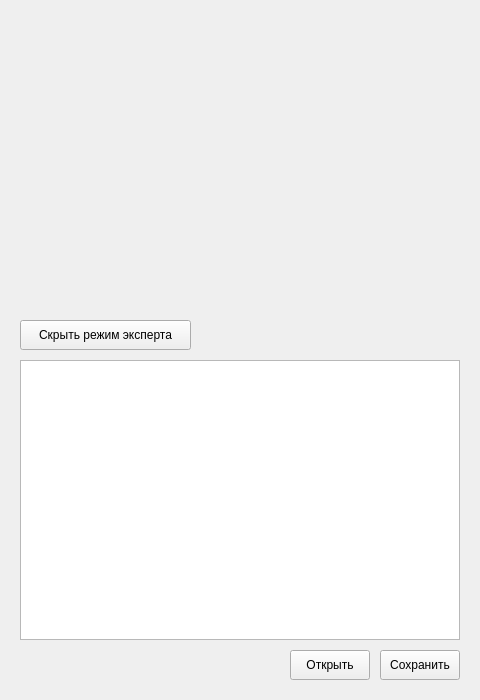
<?xml version="1.0" encoding="UTF-8"?>
<ui version="4.0">
 <class>Form</class>
 <widget class="QWidget" name="Form">
  <property name="geometry">
   <rect>
    <x>0</x>
    <y>0</y>
    <width>480</width>
    <height>700</height>
   </rect>
  </property>
  <property name="windowTitle">
   <string>Form</string>
  </property>
  <widget class="QPushButton" name="saveButton">
   <property name="geometry">
    <rect>
     <x>380</x>
     <y>650</y>
     <width>80</width>
     <height>30</height>
    </rect>
   </property>
   <property name="text">
    <string>Сохранить</string>
   </property>
  </widget>
  <widget class="QPushButton" name="openButton">
   <property name="geometry">
    <rect>
     <x>290</x>
     <y>650</y>
     <width>80</width>
     <height>30</height>
    </rect>
   </property>
   <property name="text">
    <string>Открыть</string>
   </property>
  </widget>
  <widget class="QPushButton" name="hideForm">
   <property name="geometry">
    <rect>
     <x>20</x>
     <y>320</y>
     <width>171</width>
     <height>30</height>
    </rect>
   </property>
   <property name="text">
    <string>Скрыть режим эксперта</string>
   </property>
  </widget>
  <widget class="QTableWidget" name="tableWidget">
   <property name="geometry">
    <rect>
     <x>20</x>
     <y>360</y>
     <width>440</width>
     <height>280</height>
    </rect>
   </property>
  </widget>
 </widget>
 <resources/>
 <connections/>
</ui>
